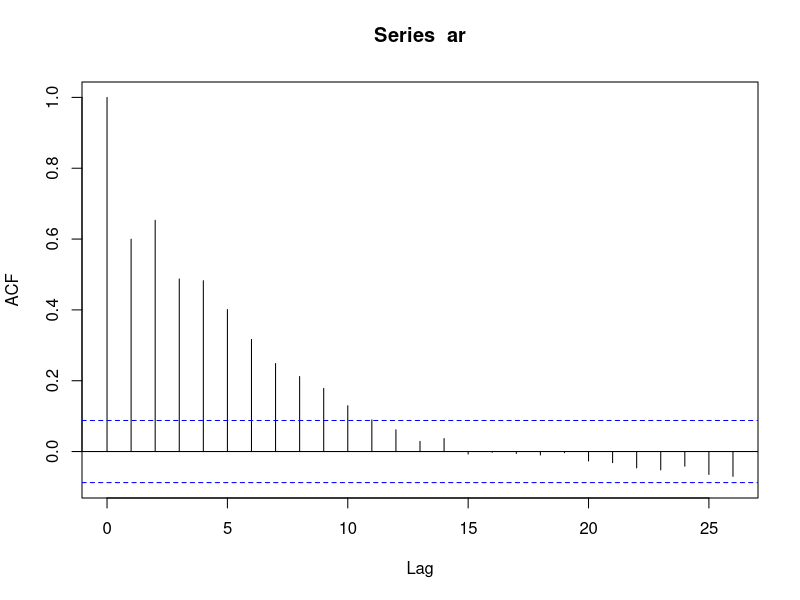
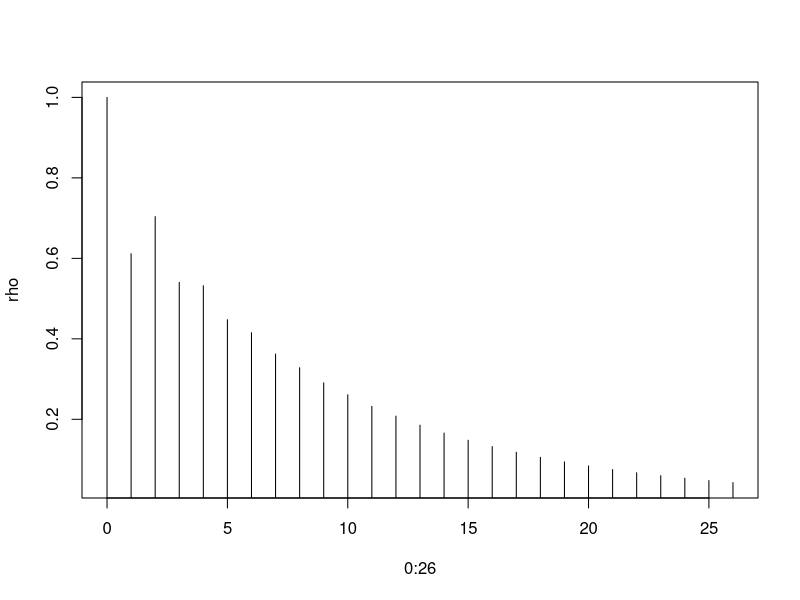

The R script that drew these images, in order:
## ---- chunk 1
set.seed(42)
ar <- arima.sim(n = 500, list(ar = c(1/3, 1/2)))
acf(ar)
## ---- chunk 2
k = c(0:26)
rho = (4 - 6^.5) / 8 * ((2 - 76^.5) / 12)^k + (4 + 6^.5) / 8 * ((2 + 76^.5) / 12)^k
plot(0:26, rho, type="n")
segments(0:26, 0, 0:26, rho)
